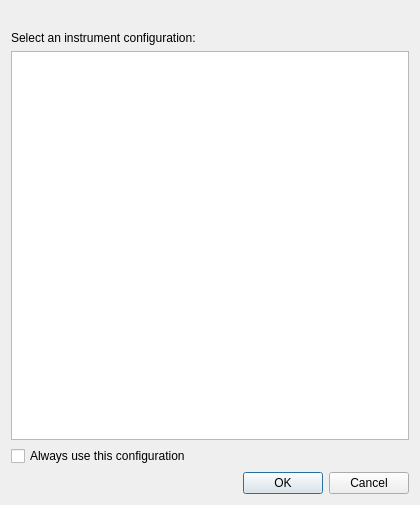
<?xml version="1.0" encoding="UTF-8"?>
<ui version="4.0">
 <class>InstrSelectDialog</class>
 <widget class="QDialog" name="InstrSelectDialog">
  <property name="geometry">
   <rect>
    <x>0</x>
    <y>0</y>
    <width>420</width>
    <height>505</height>
   </rect>
  </property>
  <property name="windowTitle">
   <string>Select instrument configuration</string>
  </property>
  <property name="sizeGripEnabled">
   <bool>false</bool>
  </property>
  <property name="modal">
   <bool>true</bool>
  </property>
  <layout class="QVBoxLayout" name="verticalLayout">
   <item>
    <widget class="QLabel" name="reasonLbl">
     <property name="text">
      <string/>
     </property>
    </widget>
   </item>
   <item>
    <widget class="QLabel" name="label">
     <property name="text">
      <string>Select an instrument configuration:</string>
     </property>
    </widget>
   </item>
   <item>
    <widget class="QTreeWidget" name="confTree">
     <attribute name="headerVisible">
      <bool>false</bool>
     </attribute>
     <column>
      <property name="text">
       <string notr="true">1</string>
      </property>
     </column>
    </widget>
   </item>
   <item>
    <widget class="QCheckBox" name="saveBox">
     <property name="text">
      <string>Always use this configuration</string>
     </property>
     <property name="checked">
      <bool>false</bool>
     </property>
    </widget>
   </item>
   <item>
    <widget class="QDialogButtonBox" name="buttonBox">
     <property name="orientation">
      <enum>Qt::Horizontal</enum>
     </property>
     <property name="standardButtons">
      <set>QDialogButtonBox::Cancel|QDialogButtonBox::Ok</set>
     </property>
    </widget>
   </item>
  </layout>
 </widget>
 <tabstops>
  <tabstop>buttonBox</tabstop>
 </tabstops>
 <resources>
  <include location="../../../../resources/nicos-gui.qrc"/>
 </resources>
 <connections>
  <connection>
   <sender>buttonBox</sender>
   <signal>accepted()</signal>
   <receiver>InstrSelectDialog</receiver>
   <slot>accept()</slot>
   <hints>
    <hint type="sourcelabel">
     <x>168</x>
     <y>266</y>
    </hint>
    <hint type="destinationlabel">
     <x>162</x>
     <y>63</y>
    </hint>
   </hints>
  </connection>
  <connection>
   <sender>buttonBox</sender>
   <signal>rejected()</signal>
   <receiver>InstrSelectDialog</receiver>
   <slot>reject()</slot>
   <hints>
    <hint type="sourcelabel">
     <x>168</x>
     <y>266</y>
    </hint>
    <hint type="destinationlabel">
     <x>162</x>
     <y>63</y>
    </hint>
   </hints>
  </connection>
 </connections>
</ui>
